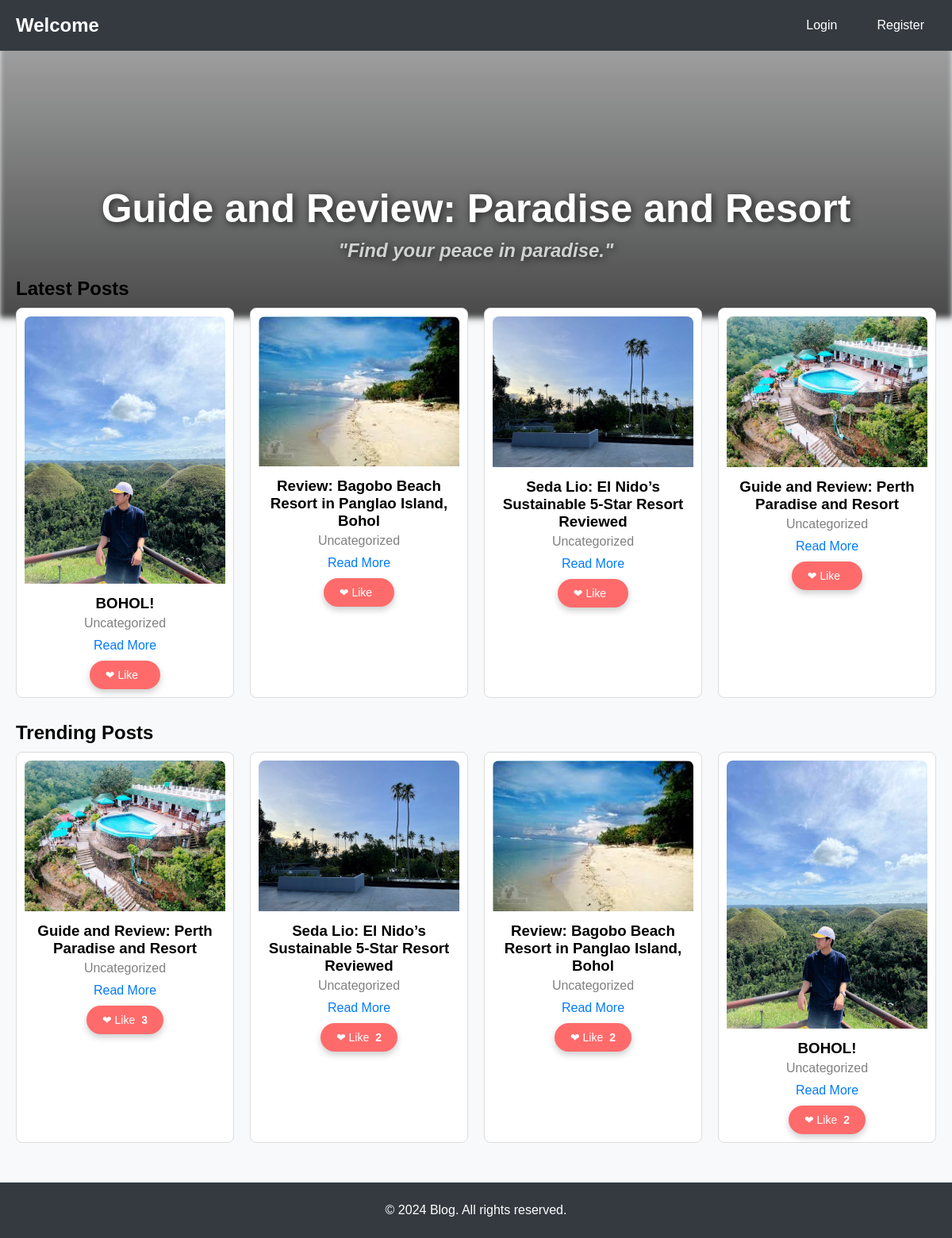
The page / on the database its author committed.
### tables this page shows
CREATE TABLE `posts` (
  `id` int(11) NOT NULL,
  `title` varchar(255) NOT NULL,
  `content` text NOT NULL,
  `category` enum('optimization','troubleshooting') NOT NULL,
  `image_path` varchar(255) DEFAULT NULL,
  `likes_count` int(11) DEFAULT 0,
  `created_at` timestamp NOT NULL DEFAULT current_timestamp(),
  `category_id` int(11) DEFAULT NULL,
  `related_to` int(11) DEFAULT NULL
);

### index.php (the view, shortened to what this page needs)
<?php
$host = 'sql203.infinityfree.com';
$dbname = 'if0_37727017_blogdb';
$username = 'if0_37727017';
$password = '8KmXpV9wEy6';
try {
    $pdo = new PDO("mysql:host=$host;dbname=$dbname;charset=utf8mb4", $username, $password);
    $pdo->setAttribute(PDO::ATTR_ERRMODE, PDO::ERRMODE_EXCEPTION);
} catch (PDOException $e) {
    die("Database connection failed: " . $e->getMessage());
}
$user_display_name = '';
$stmt = $pdo->prepare("
    SELECT p.id, p.title, c.name AS category, p.image_path
    FROM posts p
    LEFT JOIN categories c ON p.category_id = c.id
    ORDER BY p.created_at DESC
    LIMIT 5
");
$stmt->execute();
$latest_posts = $stmt->fetchAll(PDO::FETCH_ASSOC);
$stmt = $pdo->prepare("
    SELECT p.id, p.title, c.name AS category, p.image_path, COUNT(l.id) AS likes_count
    FROM posts p
    LEFT JOIN likes l ON p.id = l.post_id
    LEFT JOIN categories c ON p.category_id = c.id
    GROUP BY p.id
    ORDER BY likes_count DESC
    LIMIT 5
");
$stmt->execute();
$trending_posts = $stmt->fetchAll(PDO::FETCH_ASSOC);
?>
<!DOCTYPE html>
<html lang="en">
<head>
    <link rel="stylesheet" href="/jegrandia/home.css?v=<?= time(); ?>">
</head>
<body>
    <header>
        <h1>Welcome</h1>
        <nav>
            <?php if (!empty($user_display_name)): ?>
                <div class="dropdown">
                    <button><?= htmlspecialchars($user_display_name) ?></button>
                    <div class="dropdown-content">
                        <?php if (isset($_SESSION['role']) && $_SESSION['role'] === 'admin'): ?>
                            <a href="admin_dashboard.php">Admin Dashboard</a>
                        <?php endif; ?>
                        <a href="logout.php">Logout</a>
                    </div>
                </div>
            <?php else: ?>
                <a href="login.php">Login</a>
                <a href="register.php">Register</a>
            <?php endif; ?>
        </nav>
    </header>
    <main>
        <div class="title">
            <h1>Guide and Review: Paradise and Resort</h1>
            <h2>"Find your peace in paradise."</h2>
        </div>
        <div class="header-title-bg"></div>
        <section class="latest-posts">
            <h2>Latest Posts</h2>
            <div class="post-list">
                <?php if (!empty($latest_posts)): ?>
                    <?php foreach ($latest_posts as $post): ?>
                        <div class="post-card">
                            <img src="<?= htmlspecialchars($post['image_path'] ?: 'default-image.jpg') ?>"
                                alt="<?= htmlspecialchars($post['title']) ?> Image">
                            <h3><?= htmlspecialchars($post['title']) ?></h3>
                            <p><?= htmlspecialchars($post['category'] ?: 'Uncategorized') ?></p>
                            <a href="post.php?id=<?= $post['id'] ?>">Read More</a>
                            <div class="like-container">
                                <button type="button" class="like-button" data-post-id="<?= $post['id'] ?>">
                                    ❤ Like <span class="like-count"></span>
                                </button>
                            </div>
                        </div>
                    <?php endforeach; ?>
                <?php else: ?>
                    <p>No posts available.</p>
                <?php endif; ?>
            </div>
        </section>
        <section class="trending-posts">
            <h2>Trending Posts</h2>
            <div class="post-list">
                <?php if (!empty($trending_posts)): ?>
                    <?php foreach ($trending_posts as $post): ?>
                        <div class="post-card">
                            <img src="<?= htmlspecialchars($post['image_path'] ?: 'default-image.jpg') ?>"
                                alt="<?= htmlspecialchars($post['title']) ?> Image">
                            <h3><?= htmlspecialchars($post['title']) ?></h3>
                            <p><?= htmlspecialchars($post['category'] ?: 'Uncategorized') ?></p>
                            <a href="post.php?id=<?= $post['id'] ?>">Read More</a>
                            <div class="like-container">
                                <button type="button" class="like-button" data-post-id="<?= $post['id'] ?>">
                                    ❤ Like <span class="like-count"><?= htmlspecialchars($post['likes_count'] ?? 0) ?></span>
                                </button>
                            </div>
                        </div>
                    <?php endforeach; ?>
                <?php else: ?>
                    <p>No trending posts available.</p>
                <?php endif; ?>
            </div>
        </section>
    </main>
    <footer>
        <p>&copy; <?= date('Y') ?> Blog. All rights reserved.</p>
    </footer>
</body>
</html>

### home.css (style rules this page uses)
body { font-family: Arial, sans-serif; margin: 0; padding: 0; background-color: #f8f9fa; }
header { background-color: #343a40; color: #fff; padding: 15px 20px; display: flex; justify-content: space-between; align-items: center; }
header h1 { margin: 0; font-size: 24px; font-weight: bold; }
header nav { display: flex; gap: 20px; }
header nav a { color: #fff; text-decoration: none; font-size: 16px; padding: 8px 15px; border-radius: 5px; transition: background-color 0.3s, color 0.3s; }
main { padding: 20px; max-width: 1200px; margin: auto; }
.header-title-bg { position: absolute; top: 0; left: 0; width: 100%; height: 400px; background-repeat: no-repeat; background-size: cover; background-position: center; z-index: -1; filter: brightness(70%) blur(3px); box-shadow: 0 4px 6px rgba(0, 0, 0, 0.2); }
.title { font-size: 40px; font-weight: bold; color: #fff; text-shadow: 2px 2px 10px rgba(0, 0, 0, 0.7); text-align: center; margin-top: 150px; z-index: 1; position: relative; font-family: "Arial", sans-serif; }
.title h1 { font-size: 50px; margin-bottom: 10px; }
.title h2 { font-size: 24px; margin-top: 0; font-style: italic; color: #d1d1d1; }
.header-title-bg::before { content: ""; position: absolute; top: 0; left: 0; width: 100%; height: 100%; background: linear-gradient( to bottom, rgba(0, 0, 0, 0.3), rgba(0, 0, 0, 0.7) ); z-index: -1; }
.header-title-bg { background-attachment: fixed; }
section { margin-bottom: 30px; }
h2 { margin-bottom: 10px; }
.post-list { display: grid; grid-template-columns: repeat(auto-fit, minmax(250px, 1fr)); gap: 20px; }
.post-card { background: white; border: 1px solid #ddd; border-radius: 8px; padding: 10px; text-align: center; transition: transform 0.2s, box-shadow 0.2s; }
.post-card img { max-width: 100%; height: auto; border-radius: 8px 8px 0 0; }
.post-card h3 { margin: 10px 0 5px; }
.post-card p { margin: 0 0 10px; color: gray; }
.post-card a { text-decoration: none; color: #007bff; }
footer { background-color: #343a40; color: white; padding: 10px; text-align: center; }
.like-button { display: inline-flex; align-items: center; justify-content: center; background-color: #ff6b6b; color: #fff; border: none; border-radius: 20px; padding: 10px 20px; font-size: 14px; cursor: pointer; transition: background-color 0.3s ease, transform 0.2s ease; box-shadow: 0 4px 8px rgba(0, 0, 0, 0.2); }
.like-button .like-count { margin-left: 8px; font-weight: bold; }
.post-card .like-button { margin-top: 10px; }

### rows shown on the page
posts: image_path (picture), title "BOHOL!", category "Uncategorized", likes_count "2"
posts: image_path (picture), title "Review: Bagobo Beach Resort in Panglao Island, Bohol", category "Uncategorized", likes_count "2"
posts: image_path (picture), title "Seda Lio: El Nido’s Sustainable 5-Star Resort Reviewed", category "Uncategorized", likes_count "2"
posts: image_path (picture), title "Guide and Review: Perth Paradise and Resort", category "Uncategorized", likes_count "3"
